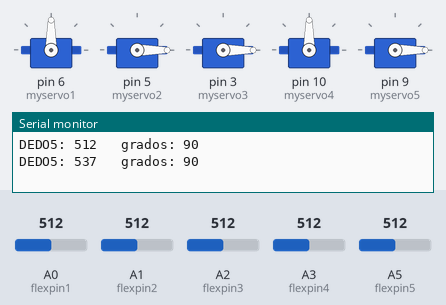
Simulated run of this sketch. Board: Arduino Uno, built with avr-gcc and run on an emulated ATmega328P. Parts: 5 × servo, the last lines printed to the serial monitor. The test bench sets the inputs (shaded band); at power-on: A5 (flexpin5) = 512, A3 (flexpin4) = 512, A0 (flexpin1) = 512, A1 (flexpin2) = 512, A2 (flexpin3) = 512.

Above: at 1.2 s.
1.3 s: A5 (flexpin5) set to 655
3.2 s: A5 (flexpin5) set to 677
At 4.1 s:
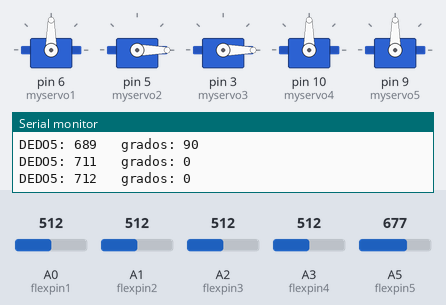
5.0 s: A3 (flexpin4) set to 485
7.2 s: A3 (flexpin4) set to 464
At 8.0 s:
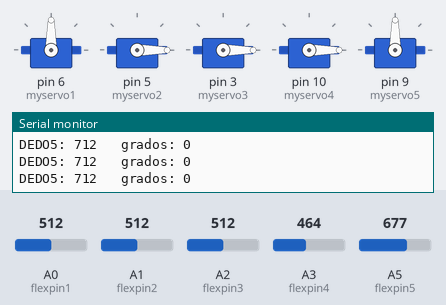
9.0 s: A0 (flexpin1) set to 838
11.5 s: A0 (flexpin1) set to 856
At 12.4 s:
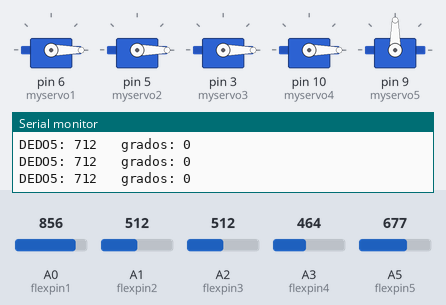
Timing chart, 0 to 14.3 s (numbered marks = the images above; inputs shaded):
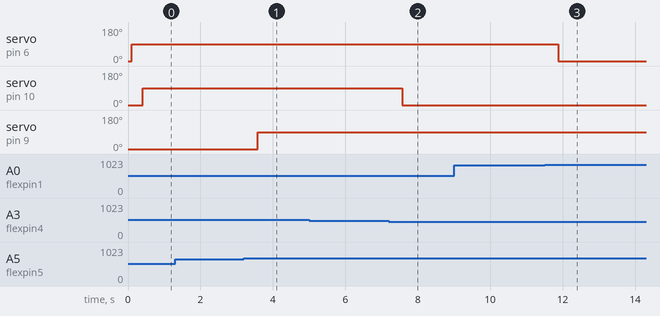

Measured:
- the behaviour switches between 665 and 666 on A5 (flexpin5) (found by bisection; images 0 and 1)
- the behaviour switches between 475 and 474 on A3 (flexpin4) (found by bisection; images 1 and 2)
- the behaviour switches between 845 and 846 on A0 (flexpin1) (found by bisection; images 2 and 3)
- after the input at 3.2 s, servo on pin 9 (myservo5): 0° → 90° after 0.38 s
- after the input at 7.2 s, servo on pin 10 (myservo4): 90° → 0° after 0.37 s
- after the input at 11.5 s, servo on pin 6 (myservo1): 90° → 0° after 0.37 s

The sketch:

Sensores_dedos.ino
```cpp
#include <Servo.h>
//Variables

//Variables dedo1
int flexpin1=A0;
Servo myservo1;
int flexsum1=0;
int gradosServo1=0;

//variables dedo2
int flexpin2=A1;
Servo myservo2;
int flexsum2=0;
int gradosServo2=0;

//variables ded03
int flexpin3=A2;
Servo myservo3;
int flexsum3=0;
int gradosServo3=0;

//variables dedo4
int flexpin4=A3;
Servo myservo4;
int flexsum4=0;
int gradosServo4=0;


//variables dedo5
int flexpin5=A5;
Servo myservo5;
int flexsum5=0;
int gradosServo5=0;

void setup()
{
  //Servo1
  myservo1.attach(6);
  myservo1.write(0);
  //Servo2
  myservo2.attach(5);
  myservo2.write(0);
  //Servo3
  myservo3.attach(3);
  myservo3.write(0);
  //Servo4
  myservo4.attach(10);
  myservo4.write(0);
  //Servo5
  myservo5.attach(9);
  myservo5.write(0);

  // inicializamos la comunicacion
  Serial.begin(9600);
}

void loop()
{
  dedo1();
  dedo2();
  dedo3();
  dedo4();
  dedo5();

  //iMPRIMIMOS VALORES
  /*Serial.print("DEDO1: ");
  Serial.print(flexsum1);
  Serial.print("   grados: ");
  Serial.println(gradosServo1);
  delay(300);

  /*Serial.print("DEDO2: ");
  Serial.print(flexsum2);
  Serial.print("   grados: ");
  Serial.println(gradosServo2);

  /*Serial.print("DEDO3: ");
  Serial.print(flexsum3);
  Serial.print("   grados: ");
  Serial.println(gradosServo3);

  Serial.print("DEDO4: ");
  Serial.print(flexsum4);
  Serial.print("   grados: ");
  Serial.println(gradosServo4);
  */
  Serial.print("DEDO5: ");
  Serial.print(flexsum5);
  Serial.print("   grados: ");
  Serial.println(gradosServo5);

  }

void dedo1(){
 for( int x=0; x<20;x++){
  flexsum1=flexsum1+analogRead(flexpin1);
  }
  flexsum1=flexsum1/20;
  delay(100);
  // convert the voltage reading to inches
  // the first two numbers are the sensor values for straight (768) and bent (853)
  // the second two numbers are the degree readings we'll map that to (0 to 90 degrees)
  if (flexsum1>=890 ){
   gradosServo1=0;
   myservo1.write(0);
  }
  else{
   gradosServo1=90;
   myservo1.write(90);
  }
}

void dedo2(){
 for( int x=0; x<20;x++){
  flexsum2=flexsum2+analogRead(flexpin2);
  }
  flexsum2=flexsum2/20;
  delay(100);
  if (flexsum2>=870 ){
   gradosServo2=0;
   myservo2.write(90);
  }
  else{
   gradosServo2=90;
   myservo2.write(0);
  }
}

void dedo3(){
 for( int x=0; x<20;x++){
  flexsum3=flexsum3+analogRead(flexpin3);
  }
  flexsum3=flexsum3/20;
  delay(100);
  if (flexsum3>=900 ){
   gradosServo3=0;
   myservo3.write(90);
  }
  else{
   gradosServo3=90;
   myservo3.write(0);
  }
}

void dedo4(){
 for( int x=0; x<20;x++){
  flexsum4=flexsum4+analogRead(flexpin4);
  }
  flexsum4=flexsum4/20;
  delay(100);
  if (flexsum4>=500 ){
   gradosServo4=0;
   myservo4.write(90);
  }
  else{
   gradosServo4=90;
   myservo4.write(0);
  }
}

void dedo5(){
 for( int x=0; x<20;x++){
  flexsum5=flexsum5+analogRead(flexpin5);
  }
  flexsum5=flexsum5/20;
  delay(100);
  if (flexsum5>=700 ){
   gradosServo5=0;
   myservo5.write(90);
  }
  else{
   gradosServo5=90;
   myservo5.write(0);
  }
}
```
